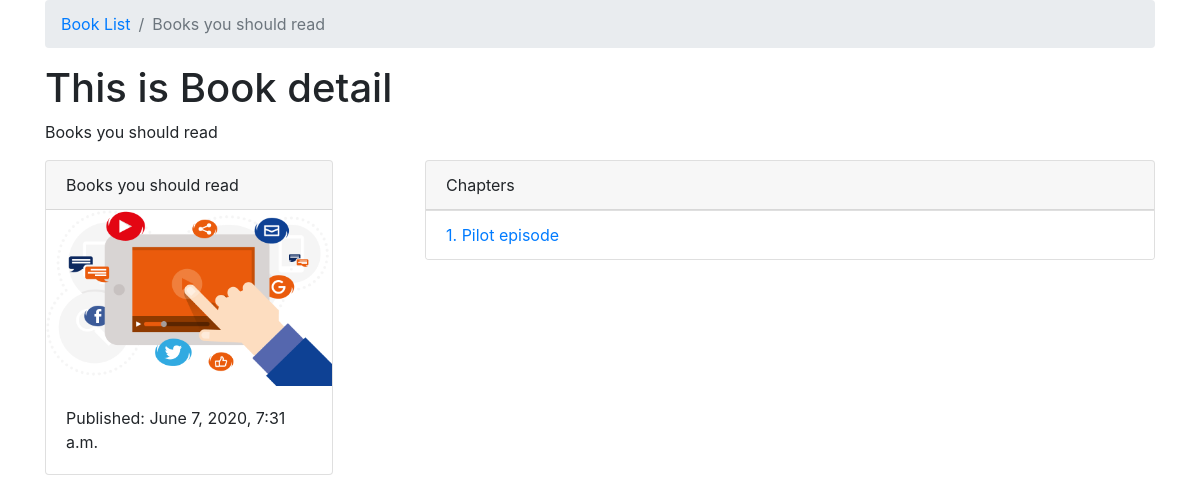
The app's page /text-book/, older data.
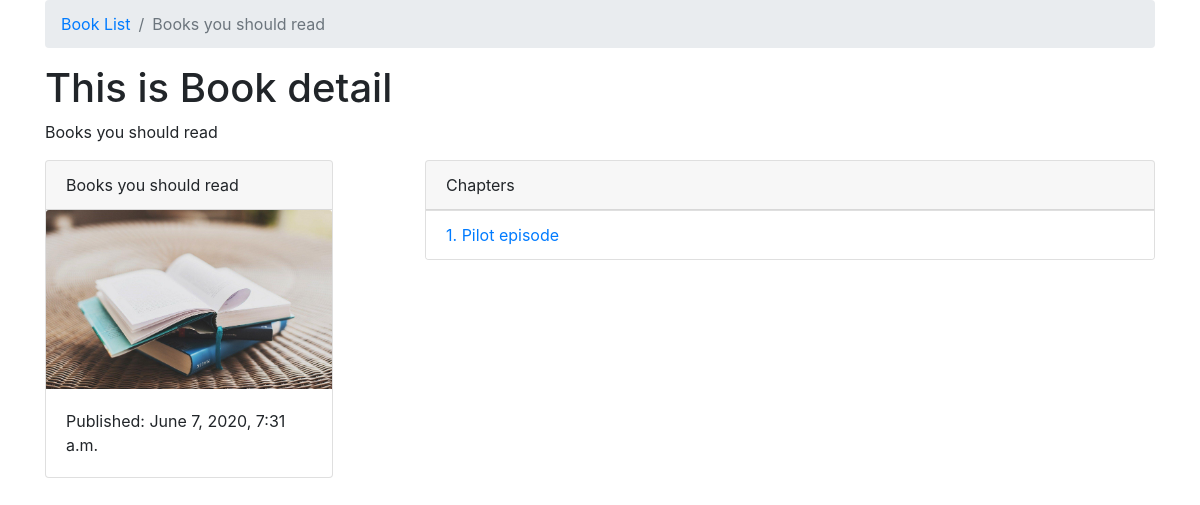
The same page, newer data.
### books/models.py (models this page shows, shortened)
class Book(models.Model):
    authors = models.ManyToManyField(Author)
    title = models.CharField(max_length=100)
    publication_date = models.DateTimeField()
    isbn = models.CharField(max_length=16)
    slug = models.SlugField()
    cover = models.ImageField()
    price = models.FloatField()
    def __str__(self):
        return self.title

### books/views.py (the view)
# urls.py: path('<slug>/', book_detail, name = 'book-detail'),
def book_detail(request, slug):
    book = get_object_or_404(Book, slug = slug)
    context ={
        'book': book
    }
    return render(request, 'book_detail.html', context)

### books/models.py (called while the page is built)
    def get_absolute_url(self):
        return reverse("books:chapter-detail", kwargs={
        'book_slug':self.book.slug,
        'chapter_number': self.chapter_number
        })

### templates/book_detail.html
{% extends "base.html" %}
{% block breadcrumb %}
  <li class="breadcrumb-item" aria-current="page">
    <a href="{% url 'books:book-list'  %}">Book List</a></li>
  <li class="breadcrumb-item active" aria-current="page">{{book.title}}</li>
{% endblock breadcrumb %}
{% block content %}
<h1>This is Book detail</h1>
  <p>{{ book }} </p>
<div class="row">
  <main class="col-md-4">
      <div class="card" style="width: 18rem;">
        <div class="card-header">
          {{book.title}}
        </div>
          <img src="{{book.cover.url}}" class="card-img-top" alt="...">
          <div class="card-body">
            <p class="card-text">Published: {{book.publication_date}}</p>
          </div>
      </div>
  </main>
  <aside class="col-md-8">
    <div class="card" >
        <div class="card-header">
          Chapters
        </div>
        <ul class="list-group list-group-flush">
          {% for chapter in book.chapter_set.all %}
            <li class="list-group-item"><a href="{{ chapter.get_absolute_url }}">
              {{chapter.chapter_number}}. {{chapter.title}}
            </a></li>
          {% endfor %}
        </ul>
    </div>
  </aside>
</div>
{% endblock content %}

Row changes from the older to the newer data that the page shows:
changed Book "Books you should read": cover: a different picture
